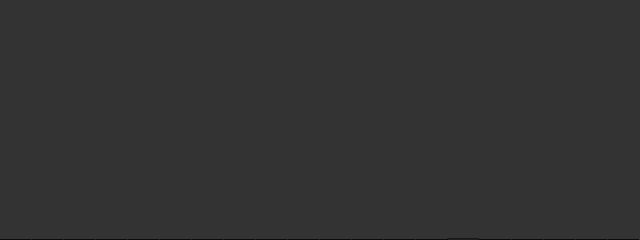
Frame 1 (no input)
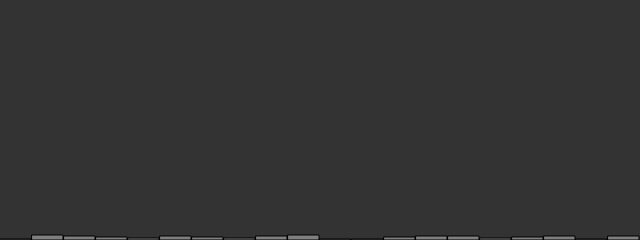
Frame 60 (no input)
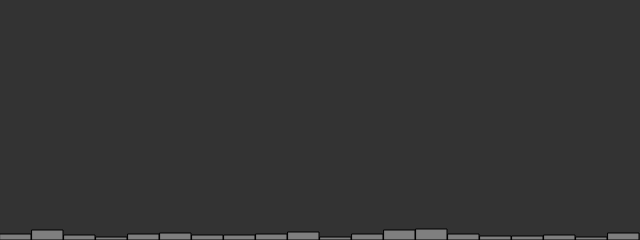
Frame 120 (the mouse pressed at the canvas centre since frame 60)

The p5.js sketch that drew these frames (run headless with seeded random() and noise() and a simulated clock; from frame 60 on, the mouse is pressed at the canvas centre):

// p5.js sketch
// ── sketch.js
"use strict";

let randomCounts = [];
const totalBuckets = 20;

function setup() {
  createCanvas(640, 240);

  for (let i = 0; i < totalBuckets; i++) {
    randomCounts[i] = 0;
  }
}

function draw() {
  background(51);

  const index = floor(random(totalBuckets));
  randomCounts[index]++;

  stroke(0);
  fill(127);

  const w = width / totalBuckets;
  for (let x = 0; x < totalBuckets; x++) {
    rect(x * w, height - randomCounts[x], w - 1, randomCounts[x]);
  }
}
